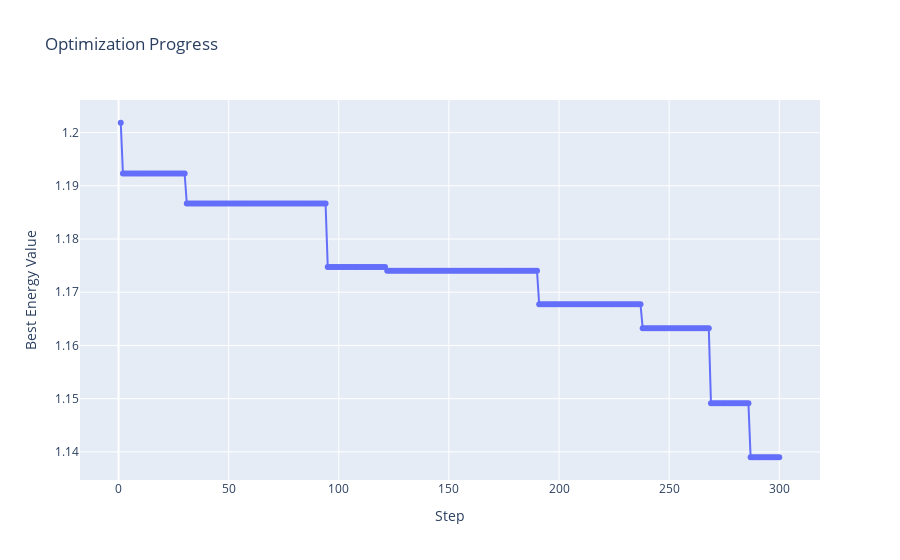

Write notebook code for a chart like this one.
### Code cell
model.draw_energy_plot(information['hist'])

### Figure 1 — Plotly figure (JSON) as saved in the notebook; plotly's stock layout.template omitted (floating-point values rounded to 4 significant figures; data arrays with more than 128 entries replaced by an {"elided": "..."} marker saying what was removed)
{"data": [{"hovertemplate": "Step=%{x}<br>Best Energy Value=%{y}<extra></extra>", "legendgroup": "", "line": {"color": "#636efa", "dash": "solid", "shape": "linear"}, "marker": {"symbol": "circle"}, "mode": "markers+lines", "name": "", "orientation": "v", "showlegend": false, "type": "scatter", "x": {"elided": "300 int values"}, "xaxis": "x", "y": {"elided": "300 float values"}, "yaxis": "y"}], "layout": {"legend": {"tracegroupgap": 0}, "title": {"text": "Optimization Progress"}, "xaxis": {"anchor": "y", "domain": [0, 1], "title": {"text": "Step"}}, "yaxis": {"anchor": "x", "domain": [0, 1], "title": {"text": "Best Energy Value"}}}}
